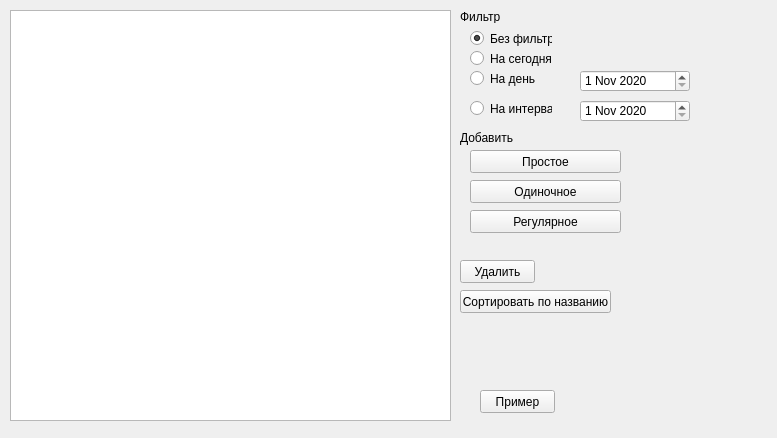
<?xml version="1.0" encoding="UTF-8"?>
<ui version="4.0">
 <class>MainWindow</class>
 <widget class="QMainWindow" name="MainWindow">
  <property name="geometry">
   <rect>
    <x>0</x>
    <y>0</y>
    <width>777</width>
    <height>438</height>
   </rect>
  </property>
  <property name="windowTitle">
   <string>MainWindow</string>
  </property>
  <widget class="QWidget" name="centralwidget">
   <widget class="QTableView" name="tableView">
    <property name="geometry">
     <rect>
      <x>10</x>
      <y>10</y>
      <width>441</width>
      <height>411</height>
     </rect>
    </property>
   </widget>
   <widget class="QPushButton" name="pushButton">
    <property name="geometry">
     <rect>
      <x>480</x>
      <y>390</y>
      <width>75</width>
      <height>23</height>
     </rect>
    </property>
    <property name="text">
     <string>Пример</string>
    </property>
   </widget>
   <widget class="QLabel" name="label">
    <property name="geometry">
     <rect>
      <x>460</x>
      <y>10</y>
      <width>47</width>
      <height>13</height>
     </rect>
    </property>
    <property name="text">
     <string>Фильтр</string>
    </property>
   </widget>
   <widget class="QRadioButton" name="radioButton">
    <property name="geometry">
     <rect>
      <x>470</x>
      <y>30</y>
      <width>82</width>
      <height>17</height>
     </rect>
    </property>
    <property name="text">
     <string>Без фильтра</string>
    </property>
    <property name="checked">
     <bool>true</bool>
    </property>
   </widget>
   <widget class="QRadioButton" name="radioButton_2">
    <property name="geometry">
     <rect>
      <x>470</x>
      <y>50</y>
      <width>82</width>
      <height>17</height>
     </rect>
    </property>
    <property name="text">
     <string>На сегодня</string>
    </property>
   </widget>
   <widget class="QDateEdit" name="dateEdit">
    <property name="geometry">
     <rect>
      <x>580</x>
      <y>70</y>
      <width>110</width>
      <height>22</height>
     </rect>
    </property>
    <property name="dateTime">
     <datetime>
      <hour>0</hour>
      <minute>0</minute>
      <second>0</second>
      <year>2020</year>
      <month>11</month>
      <day>1</day>
     </datetime>
    </property>
   </widget>
   <widget class="QDateEdit" name="dateEdit_2">
    <property name="geometry">
     <rect>
      <x>580</x>
      <y>100</y>
      <width>110</width>
      <height>22</height>
     </rect>
    </property>
    <property name="dateTime">
     <datetime>
      <hour>0</hour>
      <minute>0</minute>
      <second>0</second>
      <year>2020</year>
      <month>11</month>
      <day>1</day>
     </datetime>
    </property>
   </widget>
   <widget class="QRadioButton" name="radioButton_3">
    <property name="geometry">
     <rect>
      <x>470</x>
      <y>70</y>
      <width>82</width>
      <height>17</height>
     </rect>
    </property>
    <property name="text">
     <string>На день</string>
    </property>
   </widget>
   <widget class="QRadioButton" name="radioButton_4">
    <property name="geometry">
     <rect>
      <x>470</x>
      <y>100</y>
      <width>82</width>
      <height>17</height>
     </rect>
    </property>
    <property name="text">
     <string>На интервал</string>
    </property>
   </widget>
   <widget class="QPushButton" name="pushButton_2">
    <property name="geometry">
     <rect>
      <x>470</x>
      <y>150</y>
      <width>151</width>
      <height>23</height>
     </rect>
    </property>
    <property name="text">
     <string>Простое</string>
    </property>
   </widget>
   <widget class="QPushButton" name="pushButton_3">
    <property name="geometry">
     <rect>
      <x>470</x>
      <y>180</y>
      <width>151</width>
      <height>23</height>
     </rect>
    </property>
    <property name="text">
     <string>Одиночное</string>
    </property>
   </widget>
   <widget class="QLabel" name="label_2">
    <property name="geometry">
     <rect>
      <x>460</x>
      <y>130</y>
      <width>61</width>
      <height>16</height>
     </rect>
    </property>
    <property name="text">
     <string>Добавить</string>
    </property>
   </widget>
   <widget class="QPushButton" name="pushButton_4">
    <property name="geometry">
     <rect>
      <x>470</x>
      <y>210</y>
      <width>151</width>
      <height>23</height>
     </rect>
    </property>
    <property name="text">
     <string>Регулярное</string>
    </property>
   </widget>
   <widget class="QPushButton" name="pushButton_5">
    <property name="geometry">
     <rect>
      <x>460</x>
      <y>260</y>
      <width>75</width>
      <height>23</height>
     </rect>
    </property>
    <property name="text">
     <string>Удалить</string>
    </property>
   </widget>
   <widget class="QPushButton" name="pushButton_6">
    <property name="geometry">
     <rect>
      <x>460</x>
      <y>290</y>
      <width>151</width>
      <height>23</height>
     </rect>
    </property>
    <property name="text">
     <string>Сортировать по названию</string>
    </property>
   </widget>
  </widget>
 </widget>
 <resources/>
 <connections/>
</ui>
